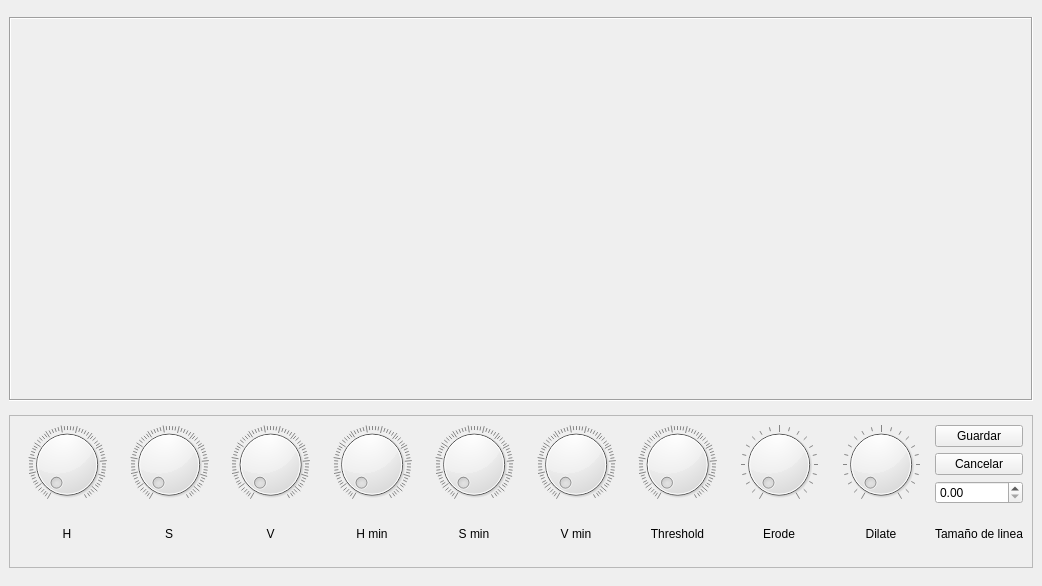
<?xml version="1.0" encoding="UTF-8"?>
<ui version="4.0">
 <class>ventana</class>
 <widget class="QMainWindow" name="ventana">
  <property name="windowModality">
   <enum>Qt::NonModal</enum>
  </property>
  <property name="geometry">
   <rect>
    <x>0</x>
    <y>0</y>
    <width>1042</width>
    <height>586</height>
   </rect>
  </property>
  <property name="sizePolicy">
   <sizepolicy hsizetype="Preferred" vsizetype="Preferred">
    <horstretch>0</horstretch>
    <verstretch>0</verstretch>
   </sizepolicy>
  </property>
  <property name="minimumSize">
   <size>
    <width>1042</width>
    <height>518</height>
   </size>
  </property>
  <property name="windowTitle">
   <string>Calibrador</string>
  </property>
  <property name="windowOpacity">
   <double>1.000000000000000</double>
  </property>
  <property name="toolButtonStyle">
   <enum>Qt::ToolButtonIconOnly</enum>
  </property>
  <property name="documentMode">
   <bool>false</bool>
  </property>
  <property name="tabShape">
   <enum>QTabWidget::Rounded</enum>
  </property>
  <property name="dockNestingEnabled">
   <bool>false</bool>
  </property>
  <property name="dockOptions">
   <set>QMainWindow::AllowTabbedDocks|QMainWindow::AnimatedDocks</set>
  </property>
  <property name="unifiedTitleAndToolBarOnMac">
   <bool>false</bool>
  </property>
  <widget class="QWidget" name="centralwidget">
   <property name="minimumSize">
    <size>
     <width>940</width>
     <height>462</height>
    </size>
   </property>
   <layout class="QGridLayout" name="gridLayout">
    <item row="0" column="0">
     <widget class="QLabel" name="labelcamara">
      <property name="sizePolicy">
       <sizepolicy hsizetype="Maximum" vsizetype="Maximum">
        <horstretch>0</horstretch>
        <verstretch>0</verstretch>
       </sizepolicy>
      </property>
      <property name="minimumSize">
       <size>
        <width>1024</width>
        <height>384</height>
       </size>
      </property>
      <property name="maximumSize">
       <size>
        <width>1024</width>
        <height>384</height>
       </size>
      </property>
      <property name="frameShape">
       <enum>QFrame::Box</enum>
      </property>
      <property name="frameShadow">
       <enum>QFrame::Sunken</enum>
      </property>
      <property name="lineWidth">
       <number>1</number>
      </property>
      <property name="midLineWidth">
       <number>0</number>
      </property>
      <property name="text">
       <string/>
      </property>
      <property name="alignment">
       <set>Qt::AlignCenter</set>
      </property>
     </widget>
    </item>
    <item row="1" column="0">
     <widget class="QFrame" name="frame">
      <property name="minimumSize">
       <size>
        <width>1024</width>
        <height>153</height>
       </size>
      </property>
      <property name="maximumSize">
       <size>
        <width>1024</width>
        <height>153</height>
       </size>
      </property>
      <property name="frameShape">
       <enum>QFrame::StyledPanel</enum>
      </property>
      <property name="frameShadow">
       <enum>QFrame::Raised</enum>
      </property>
      <layout class="QGridLayout" name="gridLayout_2">
       <item row="3" column="4">
        <widget class="QLabel" name="label_6">
         <property name="text">
          <string>&lt;html&gt;&lt;head/&gt;&lt;body&gt;&lt;p align=&quot;center&quot;&gt;S min&lt;/p&gt;&lt;/body&gt;&lt;/html&gt;</string>
         </property>
        </widget>
       </item>
       <item row="1" column="10">
        <widget class="QPushButton" name="botonCancelar">
         <property name="text">
          <string>Cancelar</string>
         </property>
        </widget>
       </item>
       <item row="0" column="10">
        <widget class="QPushButton" name="botonGuardar">
         <property name="text">
          <string>Guardar</string>
         </property>
        </widget>
       </item>
       <item row="3" column="3">
        <widget class="QLabel" name="label_5">
         <property name="text">
          <string>&lt;html&gt;&lt;head/&gt;&lt;body&gt;&lt;p align=&quot;center&quot;&gt;H min&lt;/p&gt;&lt;/body&gt;&lt;/html&gt;</string>
         </property>
        </widget>
       </item>
       <item row="3" column="5">
        <widget class="QLabel" name="label_7">
         <property name="text">
          <string>&lt;html&gt;&lt;head/&gt;&lt;body&gt;&lt;p align=&quot;center&quot;&gt;V min&lt;/p&gt;&lt;/body&gt;&lt;/html&gt;</string>
         </property>
        </widget>
       </item>
       <item row="3" column="10">
        <widget class="QLabel" name="label_10">
         <property name="text">
          <string>&lt;html&gt;&lt;head/&gt;&lt;body&gt;&lt;p align=&quot;center&quot;&gt;Tamaño de linea&lt;/p&gt;&lt;/body&gt;&lt;/html&gt;</string>
         </property>
        </widget>
       </item>
       <item row="3" column="7">
        <widget class="QLabel" name="label_9">
         <property name="text">
          <string>&lt;html&gt;&lt;head/&gt;&lt;body&gt;&lt;p align=&quot;center&quot;&gt;Erode&lt;/p&gt;&lt;/body&gt;&lt;/html&gt;</string>
         </property>
        </widget>
       </item>
       <item row="3" column="6">
        <widget class="QLabel" name="label_8">
         <property name="text">
          <string>&lt;html&gt;&lt;head/&gt;&lt;body&gt;&lt;p align=&quot;center&quot;&gt;Threshold&lt;/p&gt;&lt;/body&gt;&lt;/html&gt;</string>
         </property>
        </widget>
       </item>
       <item row="3" column="1">
        <widget class="QLabel" name="label_3">
         <property name="text">
          <string>&lt;html&gt;&lt;head/&gt;&lt;body&gt;&lt;p align=&quot;center&quot;&gt;S&lt;/p&gt;&lt;/body&gt;&lt;/html&gt;</string>
         </property>
        </widget>
       </item>
       <item row="2" column="10">
        <widget class="QDoubleSpinBox" name="linea"/>
       </item>
       <item row="0" column="0" rowspan="3">
        <widget class="QDial" name="h">
         <property name="maximum">
          <number>255</number>
         </property>
         <property name="invertedAppearance">
          <bool>false</bool>
         </property>
         <property name="invertedControls">
          <bool>false</bool>
         </property>
         <property name="notchesVisible">
          <bool>true</bool>
         </property>
        </widget>
       </item>
       <item row="0" column="2" rowspan="3">
        <widget class="QDial" name="v">
         <property name="maximum">
          <number>255</number>
         </property>
         <property name="notchesVisible">
          <bool>true</bool>
         </property>
        </widget>
       </item>
       <item row="3" column="0">
        <widget class="QLabel" name="label_2">
         <property name="text">
          <string>&lt;html&gt;&lt;head/&gt;&lt;body&gt;&lt;p align=&quot;center&quot;&gt;H&lt;/p&gt;&lt;/body&gt;&lt;/html&gt;</string>
         </property>
        </widget>
       </item>
       <item row="0" column="5" rowspan="3">
        <widget class="QDial" name="vmin">
         <property name="maximum">
          <number>255</number>
         </property>
         <property name="notchesVisible">
          <bool>true</bool>
         </property>
        </widget>
       </item>
       <item row="0" column="6" rowspan="3">
        <widget class="QDial" name="threshold">
         <property name="maximum">
          <number>255</number>
         </property>
         <property name="notchesVisible">
          <bool>true</bool>
         </property>
        </widget>
       </item>
       <item row="0" column="3" rowspan="3">
        <widget class="QDial" name="hmin">
         <property name="maximum">
          <number>255</number>
         </property>
         <property name="notchesVisible">
          <bool>true</bool>
         </property>
        </widget>
       </item>
       <item row="3" column="2">
        <widget class="QLabel" name="label_4">
         <property name="text">
          <string>&lt;html&gt;&lt;head/&gt;&lt;body&gt;&lt;p align=&quot;center&quot;&gt;V&lt;/p&gt;&lt;/body&gt;&lt;/html&gt;</string>
         </property>
        </widget>
       </item>
       <item row="0" column="1" rowspan="3">
        <widget class="QDial" name="s">
         <property name="maximum">
          <number>255</number>
         </property>
         <property name="notchesVisible">
          <bool>true</bool>
         </property>
        </widget>
       </item>
       <item row="3" column="8">
        <widget class="QLabel" name="label">
         <property name="text">
          <string>&lt;html&gt;&lt;head/&gt;&lt;body&gt;&lt;p align=&quot;center&quot;&gt;Dilate&lt;/p&gt;&lt;/body&gt;&lt;/html&gt;</string>
         </property>
        </widget>
       </item>
       <item row="0" column="7" rowspan="3">
        <widget class="QDial" name="erode">
         <property name="maximum">
          <number>20</number>
         </property>
         <property name="notchesVisible">
          <bool>true</bool>
         </property>
        </widget>
       </item>
       <item row="0" column="8" rowspan="3">
        <widget class="QDial" name="dilate">
         <property name="maximum">
          <number>20</number>
         </property>
         <property name="wrapping">
          <bool>false</bool>
         </property>
         <property name="notchesVisible">
          <bool>true</bool>
         </property>
        </widget>
       </item>
       <item row="0" column="4" rowspan="3">
        <widget class="QDial" name="smin">
         <property name="maximum">
          <number>255</number>
         </property>
         <property name="notchesVisible">
          <bool>true</bool>
         </property>
        </widget>
       </item>
      </layout>
     </widget>
    </item>
   </layout>
  </widget>
  <action name="actionGuardar">
   <property name="text">
    <string>Guardar Configuración</string>
   </property>
  </action>
  <action name="actionCargar">
   <property name="text">
    <string>Cargar Configuración</string>
   </property>
  </action>
  <action name="actionCerrar">
   <property name="text">
    <string>Cerrar</string>
   </property>
  </action>
  <action name="actionHelp">
   <property name="text">
    <string>Help</string>
   </property>
  </action>
  <action name="actionAcerca">
   <property name="text">
    <string>Acerca del brazo</string>
   </property>
  </action>
  <action name="actionContacto">
   <property name="text">
    <string>Contacto</string>
   </property>
  </action>
  <action name="actionAp1">
   <property name="text">
    <string>Aplicación 1</string>
   </property>
  </action>
 </widget>
 <resources/>
 <connections/>
 <designerdata>
  <property name="gridDeltaX">
   <number>10</number>
  </property>
  <property name="gridDeltaY">
   <number>10</number>
  </property>
  <property name="gridSnapX">
   <bool>true</bool>
  </property>
  <property name="gridSnapY">
   <bool>true</bool>
  </property>
  <property name="gridVisible">
   <bool>true</bool>
  </property>
 </designerdata>
</ui>
